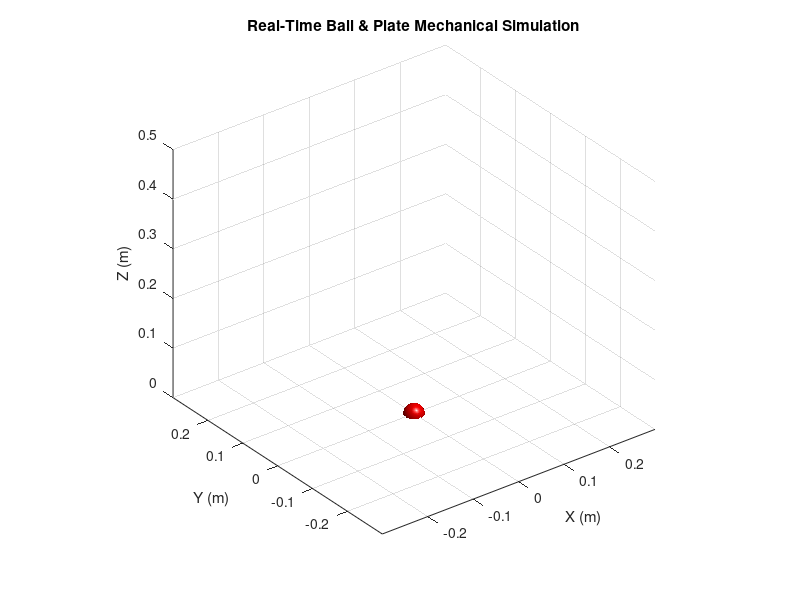

Reproduce this figure in MATLAB. (Note: this script raises an error after producing the figure.)
%% Setup Simulation Parameters
L_plate = 0.39; % Square plate side length (m) 
r_act = 0.17;   % Actuator joint radius (m) 
T_rest = 0.322; % Resting height (m) [cite: 1032]
r_ball = 0.01905;
ball_pos = [0.05 0];
ball_vel = [0 0];
g = 9.81;
K_accel = 5/7;

% Corner coordinates of the square plate (relative to center)
corners_local = [ 0.5*L_plate,  0.5*L_plate, 0;
                  0.5*L_plate, -0.5*L_plate, 0;
                 -0.5*L_plate, -0.5*L_plate, 0;
                 -0.5*L_plate,  0.5*L_plate, 0]';

% Initialize Plot
fig = figure(1); clf; hold on; grid on; axis equal;
view(3); xlabel('X (m)'); ylabel('Y (m)'); zlabel('Z (m)');
title('Real-Time Ball & Plate Mechanical Simulation');
zlim([0, 0.5]); xlim([-0.3, 0.3]); ylim([-0.3, 0.3]);

% Handles for animated objects
hPlate = patch('Vertices', zeros(4,3), 'Faces', 1:4, 'FaceColor', 'cyan', 'FaceAlpha', 0.6);
hLegs = plot3(NaN, NaN, NaN, 'LineWidth', 2, 'Color', [0.4 0.4 0.4]); 
hJoints = plot3(NaN, NaN, NaN, 'ro', 'MarkerFaceColor', 'r');
% hCenter = plot3(0, 0, T_rest, 'ko', 'MarkerSize', 10, 'MarkerFaceColor', 'k');

% Define the ball
[sx, sy, sz] = sphere(20); 
sx = sx * r_ball; sy = sy * r_ball; sz = sz * r_ball;
hBall = surf(sx, sy, sz, 'FaceColor', 'r', 'EdgeColor', 'none');
camlight; lighting gouraud; % Makes the sphere look 3D

%% Animation Loop
t_sim = 50;     % Simulation time (s)
t_prev = 0;
sim_succes = true;

target_pos = [0;0];
ball_pos = [0.08;0];

% Initial Ball Controller States
current_states.x_ball = zeros(4,1); % Assuming 4th order based on report eq 6.1
current_states.y_ball = zeros(4,1);

% Initial Motor States (Assuming resting height T_rest)
% Plant states: [position; velocity]
x_plant1 = [T_rest; 0]; x_plant2 = [T_rest; 0]; x_plant3 = [T_rest; 0];
% Controller states (3 states for the 3rd order motor controller)
x_ctrl1 = zeros(3,1); x_ctrl2 = zeros(3,1); x_ctrl3 = zeros(3,1);

% Initial motor heights and currents
h_new1 = T_rest; h_new2 = T_rest; h_new3 = T_rest;
I1 = 0; I2 = 0; I3 = 0;

h_filt = [T_rest; T_rest; T_rest]; 

tic;
while toc < t_sim
    % Update clock and dt
    t_now = toc;
    dt = t_now - t_prev;
    t_prev = t_now;
    t = t_now;

    % % 1. Simulate Actuator Input (e.g., Sine wave tilting)
    % % pos1, 2, 3 are the relative heights (-0.05m to 0.05m)
    % amplitude = 0.001; 
    % pos1 = amplitude * sin(2*pi*0.5*t);
    % pos2 = amplitude * sin(2*pi*0.5*t + 2*pi/3);
    % pos3 = amplitude * sin(2*pi*0.5*t + 4*pi/3);

    %% Controller update
    % HIGH LEVEL: Ball Position -> Desired Angles 
    % [alpha_ref, beta_ref, current_states] = ballPositionControl(ball_pos, target_pos, current_states, dt);
    [alpha_ref, beta_ref] = PDController(ball_pos, ball_vel, target_pos);

    % INVERSE KINEMATICS: Desired Angles -> Target Motor Positions 
    [h1_ref, h2_ref, h3_ref] = angleToPos(alpha_ref, beta_ref, 0);

    % Update Filter (Memory persists because h_filt is NOT reset here)
    filter_smoothing = 2 * pi * 1 * dt; % Use a slightly higher value for faster response
    h_filt(1) = (1 - filter_smoothing)*h_filt(1) + filter_smoothing*h1_ref;
    h_filt(2) = (1 - filter_smoothing)*h_filt(2) + filter_smoothing*h2_ref;
    h_filt(3) = (1 - filter_smoothing)*h_filt(3) + filter_smoothing*h3_ref;

    % Inner Loop Controller (Current)
    [I1, x_ctrl1] = actuatorController(h_filt(1), h_new1, x_ctrl1, dt);
    [I2, x_ctrl2] = actuatorController(h_filt(2), h_new2, x_ctrl2, dt);
    [I3, x_ctrl3] = actuatorController(h_filt(3), h_new3, x_ctrl3, dt);

    %% Sim update    
    % Actuator update
    [h_new1, x_plant1] = actuatorDynamics(I1, x_plant1, dt);
    [h_new2, x_plant2] = actuatorDynamics(I2, x_plant2, dt);
    [h_new3, x_plant3] = actuatorDynamics(I3, x_plant3, dt);

    % 2. Calculate Angles using function
    [alpha, beta, psi] = posToAngle(h_new1, h_new2, h_new3);

    % Update the ball acceleration
    ball_accel = [K_accel*g*sin(beta);
             K_accel*g*sin(alpha)];

    % Apply Eulers method to update the velocity and position
    ball_vel = ball_vel + ball_accel * dt;
    ball_pos = ball_pos + ball_vel * dt;
    
    % 3. Create Rotation Matrix (Standard Tait-Bryan: Roll-Pitch-Yaw) 
    % Note: psi is usually ~0 for this hardware
    Rx = [1 0 0; 0 cos(alpha) -sin(alpha); 0 sin(alpha) cos(alpha)];
    Ry = [cos(beta) 0 sin(beta); 0 1 0; -sin(beta) 0 cos(beta)];
    Rz = [cos(psi) -sin(psi) 0; sin(psi) cos(psi) 0; 0 0 1];
    R_total = Rz * Ry * Rx; 

    % Compute position in global frame
    pos1 = h_new1 - T_rest; % Relative offset for graphics
    pos2 = h_new2 - T_rest;
    pos3 = h_new3 - T_rest;
    z_center = T_rest + (pos1 + pos2 + pos3)/3; 
    ball_pos_global = R_total * [ball_pos(1); ball_pos(2); r_ball] + [0; 0; z_center];
    
    % 4. Transform Square Corners
    % Current center moves vertically with the average height of motors
    corners_global = (R_total * corners_local) + [0; 0; z_center];
    
    % 5. Transform Actuator Joint Points
    theta = deg2rad([0, 240, 120]);
    A_base = [r_act*cos(theta); r_act*sin(theta); zeros(1,3)];
    A_top = [r_act*cos(theta); r_act*sin(theta); T_rest + [pos1, pos2, pos3]];
    
    % 6. Update plate
    set(hPlate, 'Vertices', corners_global');
    set(hJoints, 'XData', A_top(1,:), 'YData', A_top(2,:), 'ZData', A_top(3,:));
    % set(hCenter, 'ZData', z_center);
    
    % Update Legs
    legX = [A_base(1,1) A_top(1,1) NaN A_base(1,2) A_top(1,2) NaN A_base(1,3) A_top(1,3)];
    legY = [A_base(2,1) A_top(2,1) NaN A_base(2,2) A_top(2,2) NaN A_base(2,3) A_top(2,3)];
    legZ = [0 A_top(3,1) NaN 0 A_top(3,2) NaN 0 A_top(3,3)];
    set(hLegs, 'XData', legX, 'YData', legY, 'ZData', legZ);

    % 7. Update ball
    set(hBall, 'XData', sx + ball_pos_global(1), ...
               'YData', sy + ball_pos_global(2), ...
               'ZData', sz + ball_pos_global(3));
    
    drawnow;

    % STOP Condition: Check if ball center leaves the 0.39m square
    if max(abs(ball_pos)) > (L_plate / 2)
        fprintf('Ball fell off at t = %.2f s\n', t);
        sim_succes = false;
        break;
    end
end
if(sim_succes) 
    fprintf("Simulation finished!\n");
end
